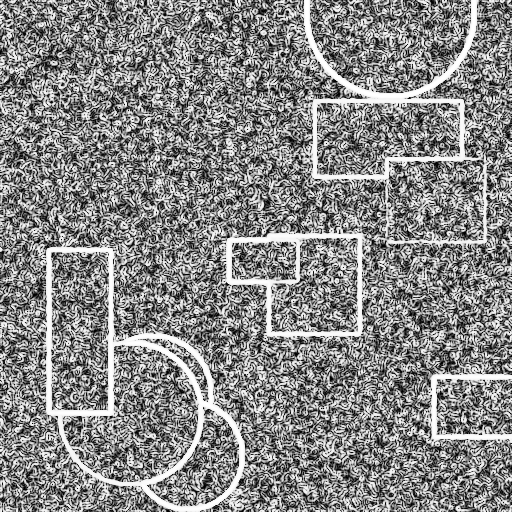
#> input picture data/output/edges_img_0001.pgm, 512 x 512 px, given as the content of the folder data/input, which was not available
$ python make_montage.py
#> lines starting #> are read from the running program, lines starting #| are printed output that depends on the picture; pictures that were not available may be replaced by others from this repository, and a replacement may not be noted
#!/usr/bin/env python3
"""Builds artifacts/montage.png: input (top) vs. GPU edge maps (bottom)."""
import glob
import os

from PIL import Image

ins = sorted(glob.glob("data/input/*.pgm"))[:5]
if not ins:
    raise SystemExit("no inputs")
w = 256
canvas = Image.new("L", (w * len(ins), w * 2))
#> canvas: PIL image 256x512 L; every value is 0
for i, path in enumerate(ins):
    out = os.path.join("data/output", "edges_" + os.path.basename(path))
    canvas.paste(Image.open(path).resize((w, w)), (i * w, 0))
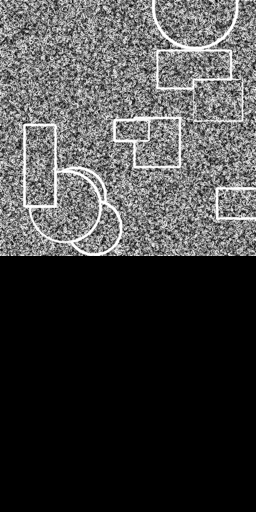
#> canvas: PIL image 256x512 L; min 0, max 255, mean 67.4
    canvas.paste(Image.open(out).resize((w, w)), (i * w, w))
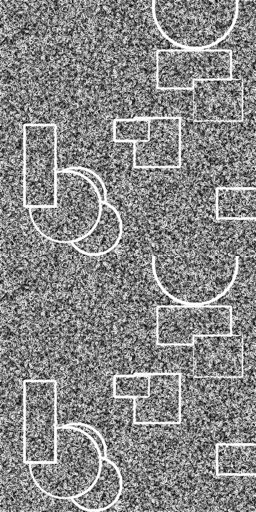
#> canvas: PIL image 256x512 L; min 0, max 255, mean 134.7
canvas.save("artifacts/montage.png")
print("Wrote artifacts/montage.png")

$ run again, on data/output/edges_img_0007.pgm
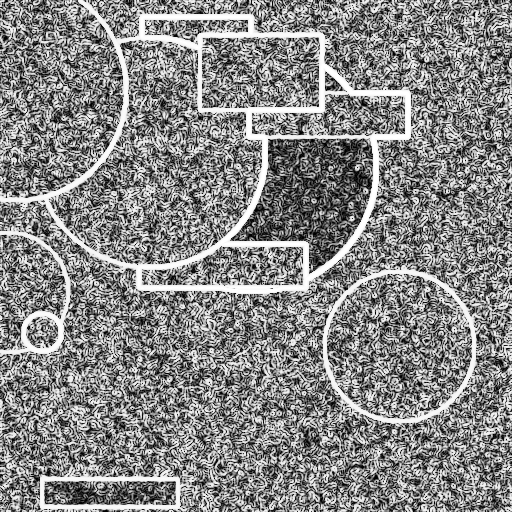
#> input picture data/output/edges_img_0007.pgm, 512 x 512 px, given as the content of the folder data/input, which was not available
#> `canvas.paste(Image.open(path).resize((w, w)), (i * w, 0))`:
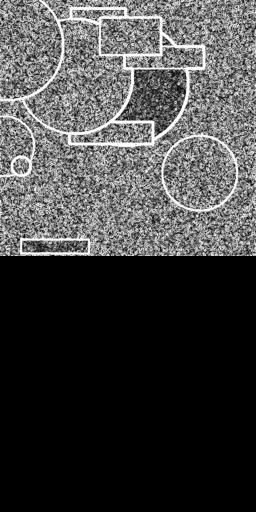
#> canvas: PIL image 256x512 L; min 0, max 255, mean 67.3
#> `canvas.paste(Image.open(out).resize((w, w)), (i * w, w))`:
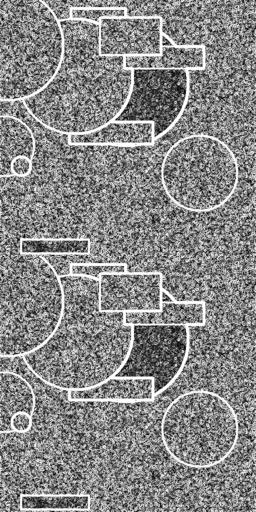
#> canvas: PIL image 256x512 L; min 0, max 255, mean 134.6

$ run again, on data/output/edges_img_0013.pgm
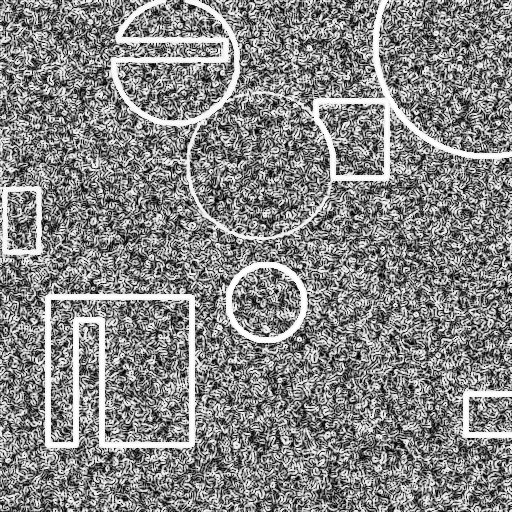
#> input picture data/output/edges_img_0013.pgm, 512 x 512 px, given as the content of the folder data/input, which was not available
#> `canvas.paste(Image.open(path).resize((w, w)), (i * w, 0))`:
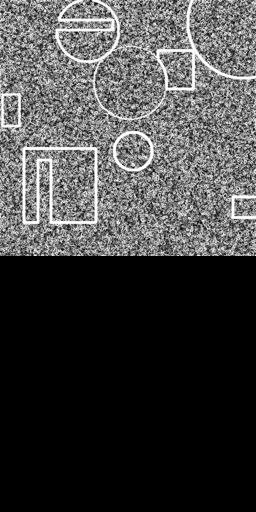
#> canvas: PIL image 256x512 L; min 0, max 255, mean 67.3
#> `canvas.paste(Image.open(out).resize((w, w)), (i * w, w))`:
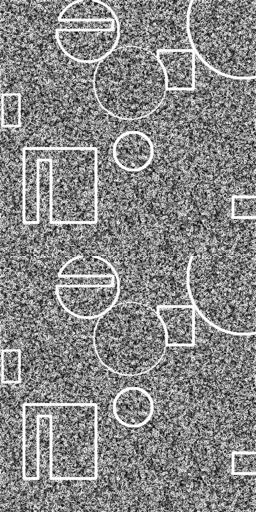
#> canvas: PIL image 256x512 L; min 0, max 255, mean 134.5
